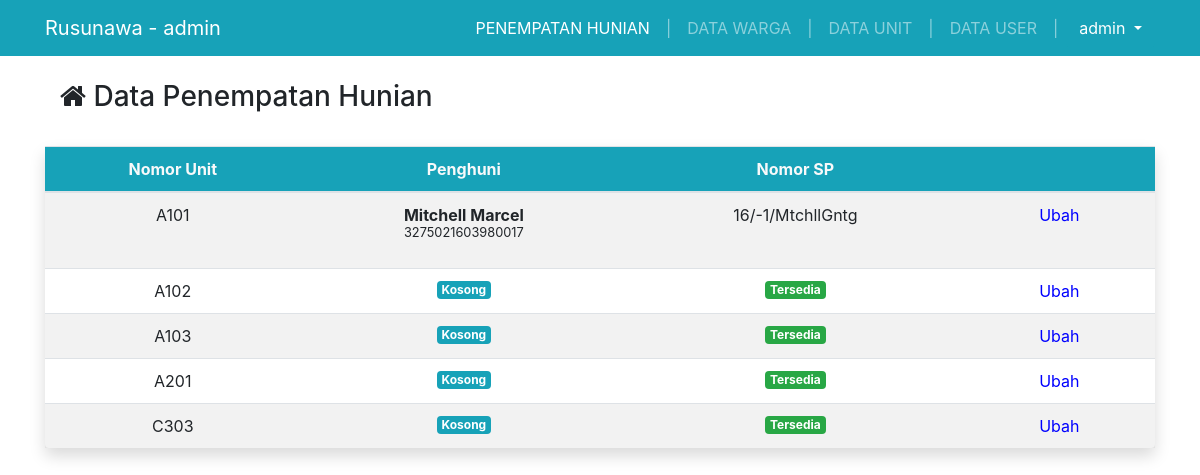
Screenshot of /admin.php?page=hunian (signed in) with the database file from the repository.
### tables this page shows
CREATE TABLE `unit` (
  `Kode_unit` varchar(10) NOT NULL,
  `No_unit` varchar(10) NOT NULL,
  `Lantai` varchar(10) NOT NULL,
  `Blok` varchar(10) NOT NULL,
  `info` text NOT NULL,
  `harga` int(10) NOT NULL
);

CREATE TABLE `warga` (
  `Nomor_KK` varchar(30) NOT NULL,
  `No_SP` varchar(30) NOT NULL,
  `Nama` varchar(50) NOT NULL,
  `TempatLahir` varchar(30) NOT NULL,
  `TTL` date NOT NULL,
  `JK` varchar(20) NOT NULL,
  `Agama` varchar(20) NOT NULL,
  `Telp` varchar(15) NOT NULL,
  `NIK` varchar(20) NOT NULL,
  `Nomor_REK` varchar(30) NOT NULL
);

CREATE TABLE `penghuni` (
  `id_penghuni` int(10) NOT NULL,
  `id_warga` varchar(20) NOT NULL,
  `id_unit` varchar(10) NOT NULL,
  `No_SP` varchar(20) NOT NULL,
  `status` varchar(20) DEFAULT NULL
);

### admin.php (the view, shortened to what this page needs)
<?php
include 'koneksi.php';
include 'nav.php';
$unit=mysqli_query($conn,'SELECT * from unit order by Kode_unit');
$user=mysqli_query($conn,'SELECT * from user where level !="warga" order by level');
if ($_GET['page']=='user') {
$act=$_GET['act'];
switch ($act) {
    case 'delete':
    $id = $_GET['id'];
    $sql = "DELETE from user where username='$id'";
    $query = mysqli_query($conn, $sql);
    if ($query) {
      echo "<script>alert('Data berhasil dihapus!');window.location.href='?page=user'</script>";
    } else {
      echo mysqli_error($con);
    }
        break;
    case 'tambah':
    if (isset($_POST['simpan'])) {
        $uname=$_POST['username'];
        $Password=$_POST['Password'];
        $CPassword=$_POST['CPassword'];
        $level=$_POST['level'];
        if ($Password != $CPassword) {
            $_SESSION['pass']=$Password;
            echo "<script>alert('Password Tidak Cocok');window.location.href='?page=user&act=tambah&username=$uname&level=$level'</script>";
        }
        $cek=mysqli_query($conn,"SELECT * from user where user='$uname'");
        if (mysqli_num_rows($cek)>0) {
            echo "<script>alert('Username telah digunakan! Proses penyimpanan dibatalkan')</script>";
        }else{
            $insert=mysqli_query($conn,"INSERT INTO user VALUES ('$uname','$Password','$level',null)");
            if ($insert) {
                echo "<script>alert('Data berhasil disimpan');window.location.href='admin.php?page=user'</script>";
            }else{
                echo "<script>alert('Penambahan data gagal!');window.location.href='admin.php?page=user&act=tambah'</script>";
            }
        }
    }
    ?>
     <div class="container">
        <div class="col-10 mx-auto shadow">
            <br>
            <h3>Form Tambah User</h3>
            <form method="POST">
                <div class="form-group">
                    <label>Username</label>
                    <input type="text" class="form-control" name="username" <?php if (isset($_GET['username'])){echo "value='".$_GET['username']."'";}?> required>
                </div>
                <div class="form-group">
                    <label>Password</label>
                    <input type="Password" class="form-control" name="Password" <?php if ($_SESSION['pass']!=$Password){echo "value='".$_SESSION['pass']."'";}?> required>
                </div>
                <div class="form-group">
                    <label>Confirm Password</label>
                    <input type="Password" class="form-control" name="CPassword" required>
                </div>
                <div class="form-group">
                    <label>Level</label>
                    <select class="custom-select" name="level" required>
                        <option selected disabled>--Pilih level--</option>
                        <option value="admin" <?php if($_GET['level']=='admin'){echo "selected";}?>>Admin</option>
                    </select>
                </div>
                <div class="form-group">
                    <button type="submit" class="btn btn-info" name="simpan">Save</button>
                </div>
                <br>
            </form>
        </div>
    </div>
    <?php
        break;
    default:
    ?>
    <div class="container">
        <div class="col-12 mx-auto">
            <h3 class="text-left">Data User<span class="float-right no-print"><a href="admin.php?page=user&act=tambah" class="btn btn-success"><i class="fa fa-plus"></i> Tambah Data User</a></span></h3>
        </div>
    <br>
        <div class="row">
            <div class="col-12 mx-auto">
                <div class="table-responsive-lg">
                    <table class="table table-hover table-striped text-center shadow p-3 mb-5 bg-white rounded">
                        <thead class="bg-info text-light">
                            <tr>
                                <th>Username</th>
                                <th>Level</th>
                                <th></th>
                            </tr>
                        </thead>
                        <tbody>
                            <?php while ($row=mysqli_fetch_array($user)) {
                                ?>
                                <tr>
                                    <td><?php echo $row['username'];?></td>
                                    <td><?php echo $row['level'];?></td>
                                    <td>
                                    <a id="delete" href="?page=user&act=delete&id=<?=$row['username']?>" onclick="return confirm('Hapus data dengan username <?=$row['username']?>?')">Hapus</a>
                                    </td>
                                </tr>
                            <?php } ?>
                        </tbody>
                    </table>
                </div>
            </div>
        </div>
    </div>
    <?php
        break;
    }
}
elseif ($_GET["page"]=="hunian") {
    switch ($_GET["act"]) {
            ?>
            <?php
        default:
            ?>
            <div class="container">
        <div class="col-12 mx-auto">
            <h3><i class="fa fa-home"></i> Data Penempatan Hunian</h3>
        </div>
        <br>
        <div class="row">
            <div class="col-12 mx-auto">
                <div class="table-responsive-lg">
                    <table class="table table-hover table-striped text-center shadow p-3 mb-5 bg-white rounded">
                        <thead class="bg-info text-light">
                            <tr>
                                <th scope="col">Nomor Unit</th>
                                <th scope="col">Penghuni</th>
                                <th scope="col">Nomor SP</th>
                                <th scope="col" class="no-print"></th>
                            </tr>
                        </thead>
                        <tbody>
                            <?php
                                while ($row=mysqli_fetch_array($unit)) {
                                    $un=mysqli_query($conn,"SELECT * from penghuni where id_unit='".$row['Kode_unit']."'");
                                        if (mysqli_num_rows($un) > 0) {
                                            $unitin=mysqli_fetch_array($un);
                                            $warga=mysqli_fetch_array(mysqli_query($conn,"SELECT * from warga where Nomor_KK='".$unitin['id_warga']."'"));
                                            $nama=$warga['Nama'];
                                            $KK=$warga['Nomor_KK'];
                                            $label='<p><strong>'.$nama.'</strong><br><small>'.$KK.'</small></p>';
                                            $masuk=$unitin['No_SP'];
                                        }else{
                                            $label='<span class="badge badge-info">Kosong</span>';
                                            $masuk='<span class="badge badge-success">Tersedia</span>';
                                        }
                                    ?>
                                <tr>
                                    <td><?= $row['Kode_unit'] ?></td>
                                    <td><?= $label ?></td>
                                    <td><?= $masuk ?></td>
                                    <td class="no-print">
                                        <a id="edit" href="?page=hunian&act=edit&unit=<?=$row[Kode_unit]?>">Ubah</a>
                                    </td>
                                </tr>
                        <?php } ?>
                        </tbody>
                    </table>
                </div>
            </div>
        </div>
    </div>
            <?php
            break;
    }
    ?>
<?php } ?>

### nav.php (shortened to what this page needs)
<nav class="navbar navbar-expand-md navbar-dark bg-info fixed-top">
    <div class="container">
        <?php if($_SESSION['level']=='admin') {
            $usr=$_SESSION['username'];
            $home="admin.php";
        }elseif($_SESSION['level']=='keuangan') {
            $usr=$_SESSION['username'];
            $home="keuangan.php";
        }elseif($_SESSION['level']=='warga') {
            $userin=mysqli_fetch_array(mysqli_query($conn,"SELECT * from warga where Nomor_KK='".$_SESSION['username']."'"));
            $usr=$userin['Nama'];
            $home="home.php";
        }else{
            $home="login.php";
        }
        ?>
        <a class="navbar-brand" href="<?=$home?>">Rusunawa - <?=$usr?></a>
        <div class="collapse navbar-collapse" id="navbarNavAltMarkup">
            <div class="navbar-nav ml-auto">
                <?php if($_SESSION['level']=='admin') {?>
                 <a class="nav-item nav-link <?php if($_GET['page']=='hunian'){echo 'active';}?>" href="admin.php?page=hunian">Penempatan Hunian<span class="sr-only">(current)</span></a>
                 <span class="nav-item nav-link">|</span>
                 <a class="nav-item nav-link <?php if($_GET['page']=='warga'){echo 'active';}?>" href="admin.php?page=warga">Data Warga<span class="sr-only">(current)</span></a>
                 <span class="nav-item nav-link">|</span>
                 <a class="nav-item nav-link <?php if($_GET['page']=='unit'){echo 'active';}?>" href="admin.php?page=unit">Data Unit<span class="sr-only">(current)</span></a>
                 <span class="nav-item nav-link">|</span>
                 <a class="nav-item nav-link <?php if($_GET['page']=='user'){echo 'active';}?>" href="admin.php?page=user">Data User<span class="sr-only">(current)</span></a>
                 <span class="nav-item nav-link">|</span>
                <?php }elseif ($_SESSION['level']=='keuangan') {?>
                <a class="nav-item nav-link" href="transaction.php">Transaction<span class="sr-only">(current)</span></a>
                <?php } ?>
               <div class="btn-group">
                  <button type="button" class="btn btn-info dropdown-toggle" data-toggle="dropdown" aria-haspopup="true" aria-expanded="false">
                   <?=$usr?>
                  </button>
                </div>
            </div>
        </div>
    </div>
</nav>

### style.css (style rules this page uses)
table, .coba { border-radius: 10px; }
@media (min-width: 992px) { .container .row .mx-auto { width: 30rem; } }

### admin.php (style rules this page uses)
#edit { color: blue; padding: 10px; text-decoration: none; }

### rows the page displays
unit: Kode_unit "A101", warga.Nama "Mitchell Marcel", warga.Nomor_KK "3275021603980017", penghuni.No_SP "16/-1/MtchllGntg"
unit: Kode_unit "A102", shows "Kosong"
unit: Kode_unit "A103", shows "Kosong"
unit: Kode_unit "A201", shows "Kosong"
unit: Kode_unit "C303", shows "Kosong"

### other values shown
$usr "admin"
